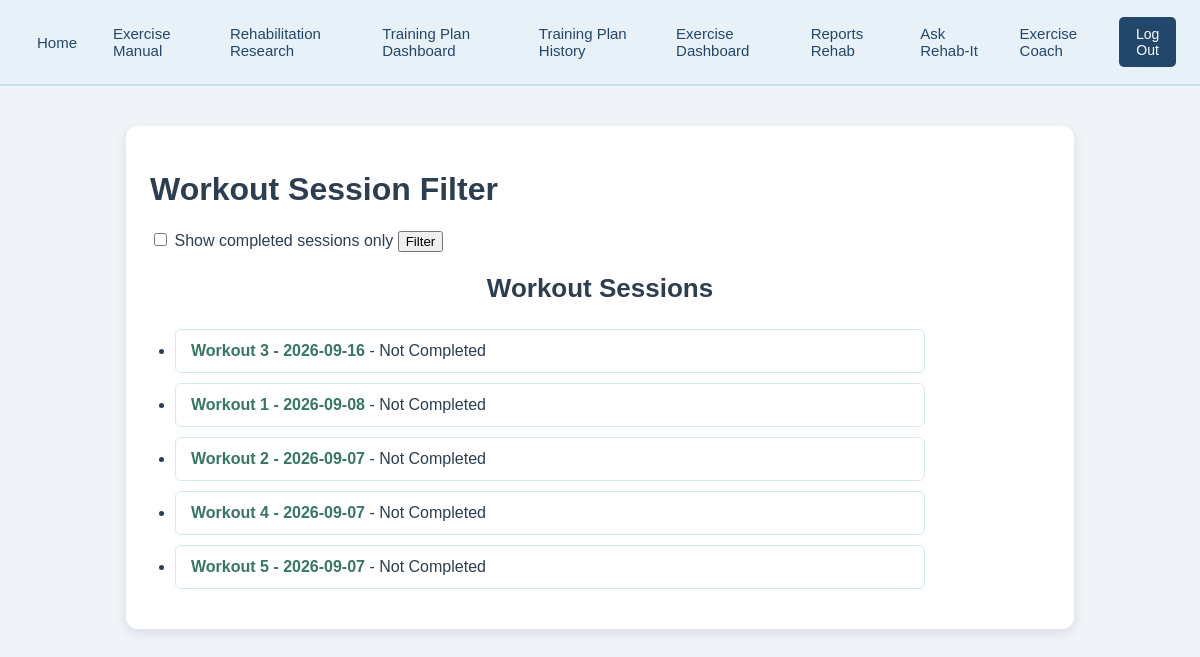
/workout_sessions/search/ (signed in), run on the app's committed database.
### rehab/models.py (models this page shows)
class WorkoutSession(models.Model):
    workout_session_id = models.AutoField(primary_key=True)
    name = models.CharField(max_length=100, default="")
    date = models.DateField()
    completed = models.BooleanField(default=False)
    exercises = models.ManyToManyField(Exercise)
    def __str__(self):
        return f"{self.name} - {self.date}"
    class Meta:
        ordering = ["-date"]
        constraints = [
            models.UniqueConstraint(
                fields=["name", "date"],
                name="unique_workout_session_date"
            )
        ]

### rehab/views.py (the view)
# urls.py: path("workout_sessions/search/", workoutSessionSearch, name="workout_session_search"),
@login_required
def workoutSessionSearch(request):
    sessions = WorkoutSession.objects.all()
    if request.method == "POST":
        completed = request.POST.get("completed")
        if completed:
            sessions = sessions.filter(
                completed__exact=True
            )
    context = {
        "sessions": sessions,
    }
    return render(
        request,
        "rehab/workout_session_search.html",
        context
    )

### templates/rehab/workout_session_search.html (shortened to what this page needs)
{% extends "rehab/base.html" %}
{% block rehab_content %}
<h1>Workout Session Filter</h1>
<form method="POST">
    <label>
        <input type="checkbox" name="completed">
        Show completed sessions only
    </label>
    <button type="submit">Filter</button>
</form>
<h2>Workout Sessions</h2>
<ul>
    {% for session in sessions %}
        <li>
            <a href="{% url 'workout_session_detail' session.pk %}">
                {{ session }}
            </a>
            {% if session.completed %}
                - Completed
            {% else %}
                - Not Completed
            {% endif %}
        </li>
    {% empty %}
        <li>No workout sessions match this filter.</li>
    {% endfor %}
</ul>
{% endblock %}

### static/css/style.css (style rules this page uses)
body { font-family: Arial, sans-serif; background-color: #f0f4f8; color: #2c3e50; margin: 0; padding: 0; }
main h2 { text-align: center; margin-bottom: 25px; font-size: 26px; }
ul, ol { padding-left: 25px; max-width: 750px; }
li { background-color: #ffffff; margin-bottom: 10px; padding: 12px 15px; border: 1px solid #d5e9e2; border-radius: 6px; }
li a { color: #367764; text-decoration: none; font-weight: bold; }

### data on the page
WorkoutSession: name+date "Workout 3 - 2026-09-16", completed "- Not Completed"
WorkoutSession: name+date "Workout 1 - 2026-09-08", completed "- Not Completed"
WorkoutSession: name+date "Workout 2 - 2026-09-07", completed "- Not Completed"
WorkoutSession: name+date "Workout 4 - 2026-09-07", completed "- Not Completed"
WorkoutSession: name+date "Workout 5 - 2026-09-07", completed "- Not Completed"
